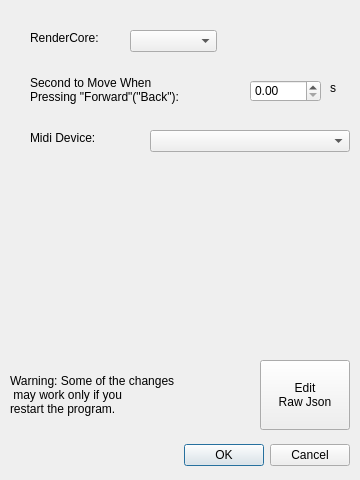
<?xml version="1.0" encoding="UTF-8"?>
<ui version="4.0">
 <class>PreferenceWnd</class>
 <widget class="QDialog" name="PreferenceWnd">
  <property name="geometry">
   <rect>
    <x>0</x>
    <y>0</y>
    <width>360</width>
    <height>480</height>
   </rect>
  </property>
  <property name="windowTitle">
   <string>Preferences</string>
  </property>
  <widget class="QDialogButtonBox" name="buttonBox">
   <property name="geometry">
    <rect>
     <x>10</x>
     <y>440</y>
     <width>340</width>
     <height>30</height>
    </rect>
   </property>
   <property name="orientation">
    <enum>Qt::Horizontal</enum>
   </property>
   <property name="standardButtons">
    <set>QDialogButtonBox::Cancel|QDialogButtonBox::Ok</set>
   </property>
  </widget>
  <widget class="QPushButton" name="EditRaw">
   <property name="geometry">
    <rect>
     <x>260</x>
     <y>360</y>
     <width>90</width>
     <height>70</height>
    </rect>
   </property>
   <property name="text">
    <string>Edit
Raw Json</string>
   </property>
  </widget>
  <widget class="QLabel" name="label">
   <property name="geometry">
    <rect>
     <x>10</x>
     <y>360</y>
     <width>240</width>
     <height>70</height>
    </rect>
   </property>
   <property name="text">
    <string>Warning: Some of the changes
 may work only if you
restart the program.</string>
   </property>
   <property name="textFormat">
    <enum>Qt::AutoText</enum>
   </property>
  </widget>
  <widget class="QComboBox" name="coreCombo">
   <property name="geometry">
    <rect>
     <x>130</x>
     <y>30</y>
     <width>87</width>
     <height>22</height>
    </rect>
   </property>
  </widget>
  <widget class="QLabel" name="label_2">
   <property name="geometry">
    <rect>
     <x>30</x>
     <y>30</y>
     <width>90</width>
     <height>15</height>
    </rect>
   </property>
   <property name="text">
    <string>RenderCore:</string>
   </property>
  </widget>
  <widget class="QLabel" name="label_3">
   <property name="geometry">
    <rect>
     <x>30</x>
     <y>70</y>
     <width>220</width>
     <height>40</height>
    </rect>
   </property>
   <property name="text">
    <string>Second to Move When
Pressing &quot;Forward&quot;(&quot;Back&quot;):</string>
   </property>
  </widget>
  <widget class="QDoubleSpinBox" name="mTimeSpin">
   <property name="geometry">
    <rect>
     <x>250</x>
     <y>80</y>
     <width>71</width>
     <height>22</height>
    </rect>
   </property>
   <property name="maximum">
    <double>1000000.000000000000000</double>
   </property>
   <property name="singleStep">
    <double>0.200000000000000</double>
   </property>
  </widget>
  <widget class="QLabel" name="label_4">
   <property name="geometry">
    <rect>
     <x>330</x>
     <y>80</y>
     <width>15</width>
     <height>15</height>
    </rect>
   </property>
   <property name="frameShape">
    <enum>QFrame::NoFrame</enum>
   </property>
   <property name="text">
    <string>s</string>
   </property>
  </widget>
  <widget class="QLabel" name="label_5">
   <property name="geometry">
    <rect>
     <x>30</x>
     <y>130</y>
     <width>100</width>
     <height>15</height>
    </rect>
   </property>
   <property name="text">
    <string>Midi Device:</string>
   </property>
  </widget>
  <widget class="QComboBox" name="deviceCombo">
   <property name="geometry">
    <rect>
     <x>150</x>
     <y>130</y>
     <width>200</width>
     <height>22</height>
    </rect>
   </property>
  </widget>
 </widget>
 <resources/>
 <connections>
  <connection>
   <sender>buttonBox</sender>
   <signal>accepted()</signal>
   <receiver>PreferenceWnd</receiver>
   <slot>accept()</slot>
   <hints>
    <hint type="sourcelabel">
     <x>250</x>
     <y>0</y>
    </hint>
    <hint type="destinationlabel">
     <x>160</x>
     <y>270</y>
    </hint>
   </hints>
  </connection>
  <connection>
   <sender>buttonBox</sender>
   <signal>rejected()</signal>
   <receiver>PreferenceWnd</receiver>
   <slot>reject()</slot>
   <hints>
    <hint type="sourcelabel">
     <x>320</x>
     <y>260</y>
    </hint>
    <hint type="destinationlabel">
     <x>290</x>
     <y>270</y>
    </hint>
   </hints>
  </connection>
 </connections>
</ui>
